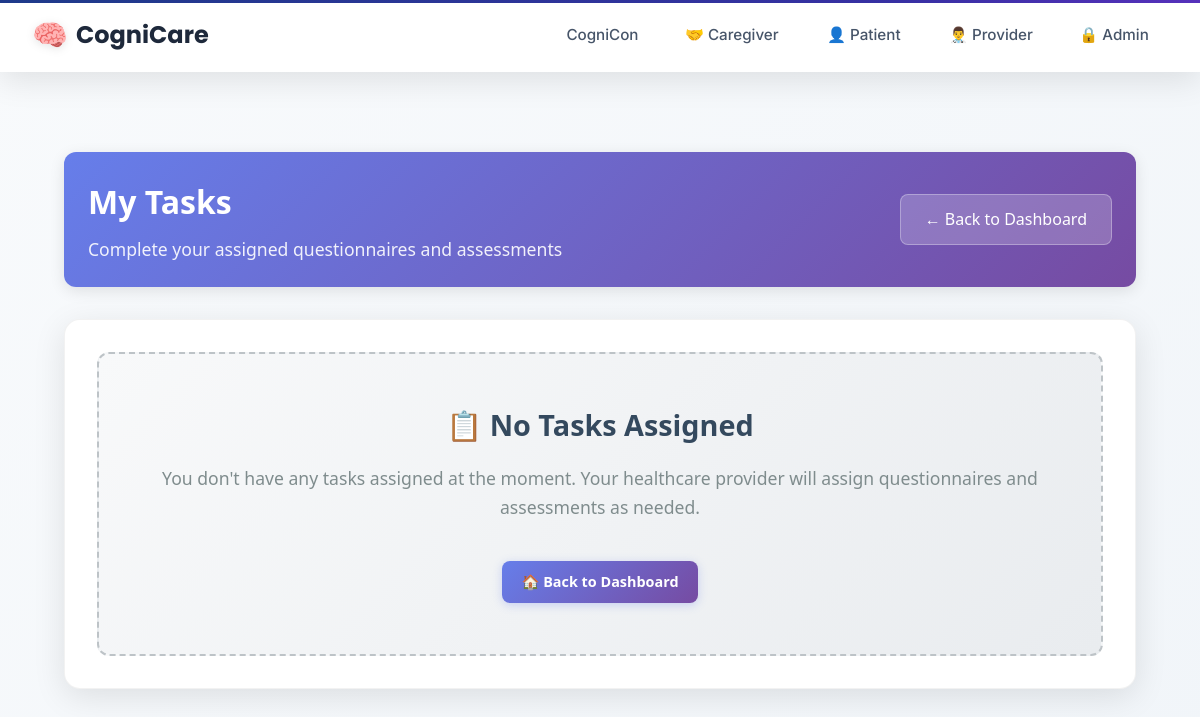
The app's page /tasks/patient/tasks/ (signed in), older data.
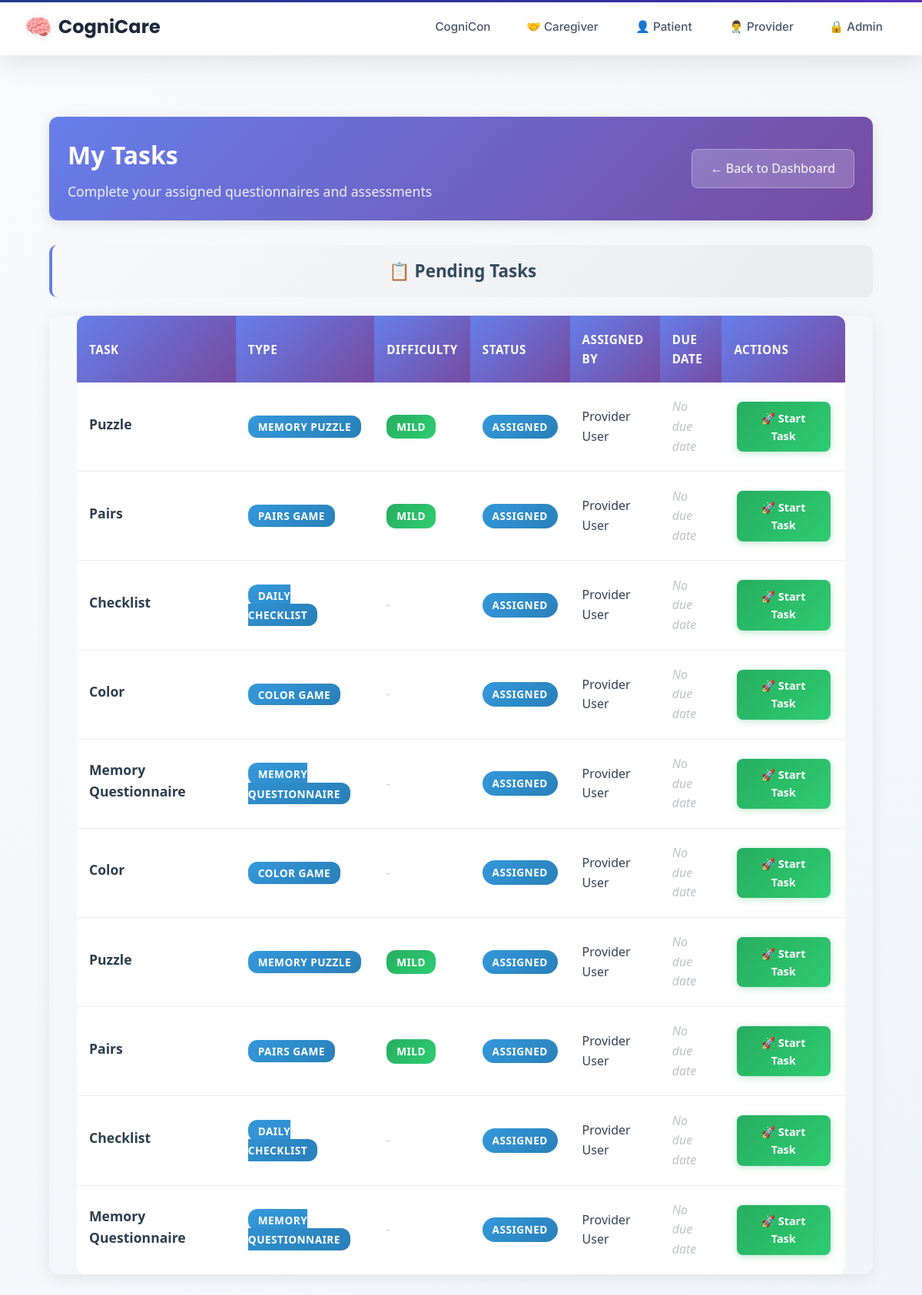
The same page, newer data.
### taskmanager/models.py (models this page shows, shortened)
class Task(models.Model):
    title = models.CharField(max_length=200)
    description = models.TextField(blank=True, null=True)
    task_type = models.CharField(max_length=50, choices=TASK_TYPES)
    difficulty = models.CharField(
        max_length=20,
        choices=DIFFICULTY_LEVELS,
        default='mild',
        help_text="Cognitive difficulty level for games"
    )
    assigned_by = models.ForeignKey(UserProfile, on_delete=models.CASCADE, related_name='assigned_tasks')
    assigned_to = models.ForeignKey(UserProfile, on_delete=models.CASCADE, related_name='received_tasks')
    status = models.CharField(max_length=20, choices=[
        ('assigned', 'Assigned'),
        ('in_progress', 'In Progress'),
        ('completed', 'Completed'),
    ], default='assigned')
    created_at = models.DateTimeField(auto_now_add=True)
    assigned_at = models.DateTimeField(auto_now_add=True)
    due_date = models.DateTimeField(null=True, blank=True)
    completed_at = models.DateTimeField(null=True, blank=True)
    task_config = models.JSONField(default=dict, blank=True)
    def get_difficulty_display_for_games(self):
        from .constants import GAME_TYPES
        if self.task_type in GAME_TYPES:
            return self.get_difficulty_display()
        return None
    class Meta:
        ordering = ['-created_at']

### users/models.py (models this page shows, shortened)
class UserProfile(models.Model):
    USER_TYPES = (
        ('admin', 'Administrator'),  # Admin users
        ('provider', 'Healthcare Provider'),  # Docs + Nurses
        ('caregiver', 'Caregiver'),  # Caregivers
        ('patient', 'Patient'),  # All patients
    )
    user = models.OneToOneField(User, on_delete=models.CASCADE, related_name='profile')  # each user must have a profile
    user_type = models.CharField(max_length=20, choices=USER_TYPES)  # set specific user role
    provider = models.ForeignKey('self', on_delete=models.SET_NULL, null=True, blank=True,
                                related_name='managed_patients', limit_choices_to={'user_type': 'provider'})  # provider link
    patient = models.ForeignKey('self', on_delete=models.SET_NULL, null=True, blank=True,
                               related_name='caregivers', limit_choices_to={'user_type': 'patient'})  # patienr link
    linked_patients = models.ManyToManyField(
        'self',
        symmetrical=False,
        related_name='linked_caregivers',
        limit_choices_to={'user_type': 'patient'},
        blank=True,
        help_text="Patients this caregiver can access"  # Caregivers can see these patients
    )

### taskmanager/views.py (the view)
# urls.py: path('patient/tasks/', views.patient_tasks, name='patient_tasks'),
@login_required
def patient_tasks(request):
    if not hasattr(request.user, 'profile') or request.user.profile.user_type != 'patient':
        messages.error(request, 'You do not have permission to access patient tasks.')
        return redirect('home')
    tasks = Task.objects.filter(assigned_to=request.user.profile)
    context = {
        'tasks': tasks,
        'pending_tasks': tasks.filter(status__in=['assigned', 'in_progress']),
        'completed_tasks': tasks.filter(status='completed')
    }
    return render(request, 'tasks/assign/patient_tasks.html', context)

### templates/tasks/assign/patient_tasks.html (shortened to what this page needs)
{% extends 'layouts/base.html' %}
{% block content %}
<div class="dashboard-container">
    <div class="dashboard-header">
        <div class="header-info">
        <h1>My Tasks</h1>
        <p>Complete your assigned questionnaires and assessments</p>
        </div>
        <a href="{% url 'patient_dashboard' %}" class="back-btn">← Back to Dashboard</a>
    </div>
    {% if pending_tasks %}
    <div class="table-section">
        <h2 class="section-title">📋 Pending Tasks</h2>
        <div class="table-container">
            <table class="enhanced-table">
                <thead>
                    <tr>
                        <th>Task</th>
                        <th>Type</th>
                        <th>Difficulty</th>
                        <th>Status</th>
                        <th>Assigned By</th>
                        <th>Due Date</th>
                        <th>Actions</th>
                    </tr>
                </thead>
                <tbody>
            {% for task in pending_tasks %}
                    <tr>
                        <td class="task-title">
                <div class="task-info">
                                <h4>{{ task.title }}</h4>
                </div>
                        </td>
                        <td>
                            <span class="task-type">{{ task.get_task_type_display }}</span>
                        </td>
                        <td>
                            {% if task.get_difficulty_display_for_games %}
                                <span class="difficulty-badge difficulty-{{ task.difficulty }}">
                                    {{ task.get_difficulty_display_for_games }}
                                </span>
                            {% else %}
                                <span class="no-difficulty">-</span>
                            {% endif %}
                        </td>
                        <td>
                            <span class="status-badge status-{{ task.status }}">
                                {{ task.get_status_display }}
                            </span>
                        </td>
                        <td>{{ task.assigned_by.user.first_name }} {{ task.assigned_by.user.last_name }}</td>
                        <td>
                            {% if task.due_date %}
                                {{ task.due_date|date:"M d, Y g:i A" }}
                            {% else %}
                                <span class="no-date">No due date</span>
                            {% endif %}
                        </td>
                        <td>
                            <a href="{% url 'taskmanager:take_task' task.id %}" class="action-btn start-btn">
                                {% if task.status == 'assigned' %}
                                    🚀 Start Task
                                {% else %}
                                    ⏳ Continue Task
                {% endif %}
                    </a>
                        </td>
                    </tr>
            {% endfor %}
                </tbody>
            </table>
        </div>
    </div>
    {% endif %}
    {% if not pending_tasks and not completed_tasks %}
    <div class="dashboard-section">
        <div class="empty-state-main">
            <h2>📋 No Tasks Assigned</h2>
            <p>You don't have any tasks assigned at the moment. Your healthcare provider will assign questionnaires and assessments as needed.</p>
            <a href="{% url 'patient_dashboard' %}" class="action-btn back-dashboard-btn">
                🏠 Back to Dashboard
            </a>
        </div>
    </div>
    {% endif %}
</div>
{% endblock %}

Row changes from the older to the newer data that the page shows:
added Task: title "Puzzle", task_type "MEMORY PUZZLE", get_difficulty_display_for_games "MILD", status "ASSIGNED", assigned_by.user.first_name "Provider", assigned_by.user.last_name "User", shows "No due date", shows "🚀 Start Task"
added Task: title "Pairs", task_type "PAIRS GAME", get_difficulty_display_for_games "MILD", status "ASSIGNED", assigned_by.user.first_name "Provider", assigned_by.user.last_name "User", shows "No due date", shows "🚀 Start Task"
added Task: title "Checklist", task_type "DAILY CHECKLIST", status "ASSIGNED", assigned_by.user.first_name "Provider", assigned_by.user.last_name "User", shows "No due date", shows "🚀 Start Task"
added Task: title "Color", task_type "COLOR GAME", status "ASSIGNED", assigned_by.user.first_name "Provider", assigned_by.user.last_name "User", shows "No due date", shows "🚀 Start Task"
added Task: title "Memory Questionnaire", task_type "MEMORY QUESTIONNAIRE", status "ASSIGNED", assigned_by.user.first_name "Provider", assigned_by.user.last_name "User", shows "No due date", shows "🚀 Start Task"
added Task: title "Color", task_type "COLOR GAME", status "ASSIGNED", assigned_by.user.first_name "Provider", assigned_by.user.last_name "User", shows "No due date", shows "🚀 Start Task"
added Task: title "Puzzle", task_type "MEMORY PUZZLE", get_difficulty_display_for_games "MILD", status "ASSIGNED", assigned_by.user.first_name "Provider", assigned_by.user.last_name "User", shows "No due date", shows "🚀 Start Task"
added Task: title "Pairs", task_type "PAIRS GAME", get_difficulty_display_for_games "MILD", status "ASSIGNED", assigned_by.user.first_name "Provider", assigned_by.user.last_name "User", shows "No due date", shows "🚀 Start Task"
added Task: title "Checklist", task_type "DAILY CHECKLIST", status "ASSIGNED", assigned_by.user.first_name "Provider", assigned_by.user.last_name "User", shows "No due date", shows "🚀 Start Task"
added Task: title "Memory Questionnaire", task_type "MEMORY QUESTIONNAIRE", status "ASSIGNED", assigned_by.user.first_name "Provider", assigned_by.user.last_name "User", shows "No due date", shows "🚀 Start Task"
Text that changed along with them:
text no longer shown: "📋 No Tasks Assigned You don't have any tasks assigned at the moment. Your healthcare provider will assign questionnaires and assessments as needed. 🏠 Back to Dashboard"
text now shown: "📋 Pending Tasks TASK TYPE DIFFICULTY STATUS ASSIGNED BY DUE DATE ACTIONS"
